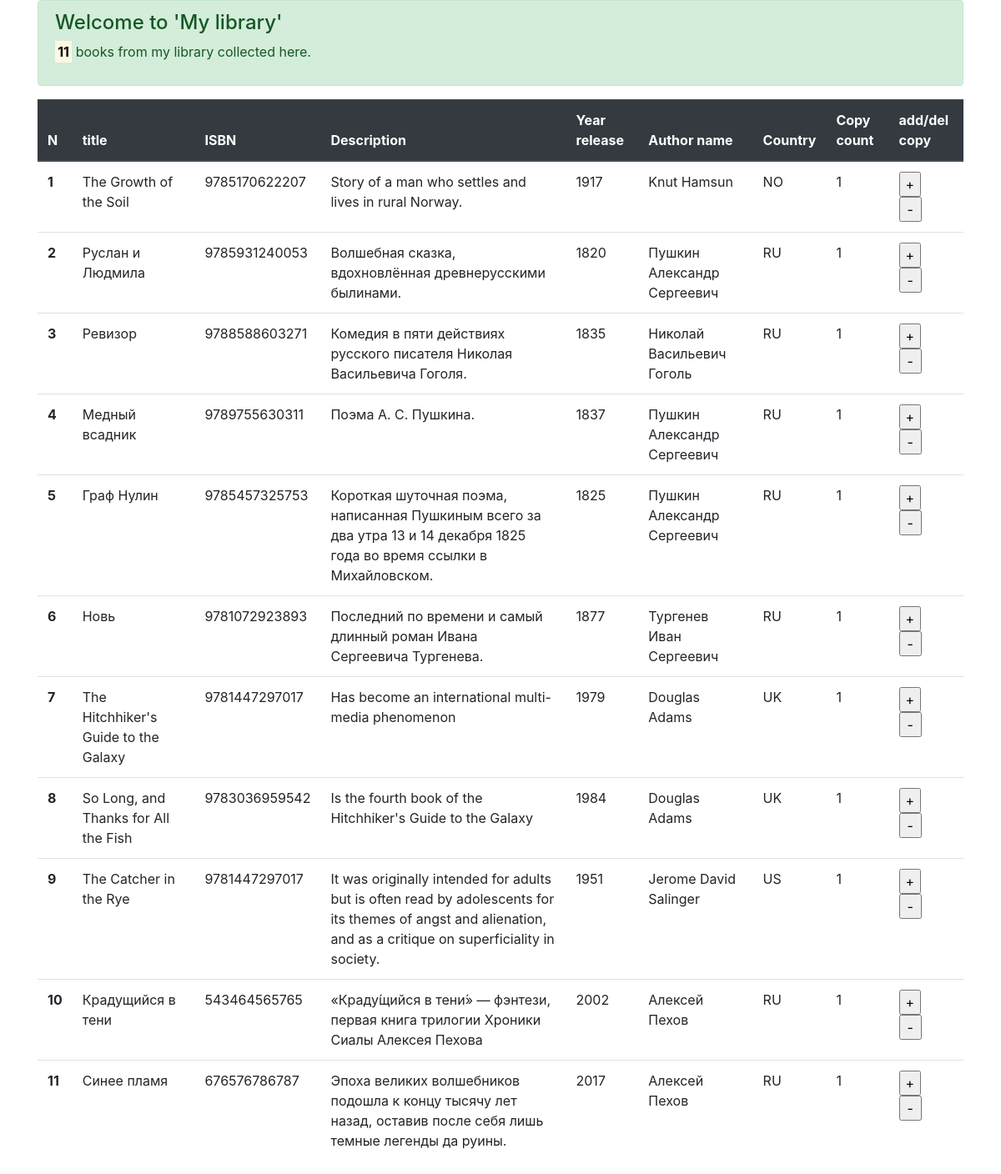
The app's page /index/ with its own data.
### p_library/models.py (models this page shows, shortened)
class Book(models.Model):
    ISBN = models.CharField(verbose_name='International standard of the "books number"', max_length=13)
    title = models.TextField(verbose_name='Book title')
    description = models.TextField(verbose_name='Description')
    year_release = models.SmallIntegerField(verbose_name='Year release')
    author = models.ForeignKey('p_library.Author', verbose_name='Author', on_delete=models.CASCADE,
                               related_name='book_author')
    copy_count = models.SmallIntegerField(verbose_name='Copy count', default=1)
    price= models.DecimalField(verbose_name='Price', max_digits=6, decimal_places=2, default=0)
    publishing_house = models.ForeignKey('p_library.Publishing_house', null=True, verbose_name='Publishing house',
                                         on_delete=models.CASCADE, related_name='book_ph')

class Author(models.Model):
    full_name = models.TextField(verbose_name='Full name')
    birth_year = models.SmallIntegerField(verbose_name='birth year')
    country = models.CharField(verbose_name='country' ,max_length=2)

### p_library/views.py (the view)
# urls.py: path('index/', views.index),
def index(request):
    template = loader.get_template('index.html')
    books = Book.objects.all()
    lib_data = {
        'title': 'My library',
        'books': books
    }
    return HttpResponse(template.render(lib_data, request))

### p_library/templates/index.html (shortened to what this page needs)
<!DOCTYPE html>
<html>
    <head>
        <link rel="stylesheet"
              href="https://stackpath.bootstrapcdn.com/bootstrap/4.5.0/css/bootstrap.min.css"
>
    </head>
    <body>
        <div class="container">
            <div class="alert alert-success" role="alert">
                <h4 class="alert-heading">Welcome to '{{ title }}'</h4>
                <p><mark><strong>{{ books|length }}</strong></mark> books from my library collected here.</p>
            </div>
            <table class="table">
                <thead class="thead-dark">
                    <tr>
                        <th scope="col">N</th>
                        <th scope="col">title</th>
                        <th scope="col">ISBN</th>
                        <th scope="col">Description</th>
                        <th scope="col">Year release</th>
                        <th scope="col">Author name</th>
                        <th scope="col">Country</th>
                        <th scope="col">Copy count</th>
                        <th scope="col">add/del copy</th>
                    </tr>
                </thead>
                <tbody>
                    {% for book in books %}
                    <tr>
                        <th scope="row">{{ forloop.counter }}</th>
                        <td>{{ book.title }}</td>
                        <td>{{ book.ISBN }}</td>
                        <td>{{ book.description }}</td>
                        <td>{{ book.year_release }}</td>
                        <td>{{ book.author.full_name }}</td>
                        <td>{{ book.author.country }}</td>
                        <td>{{ book.copy_count }}</td>
                        <td>
                            <form action="/index/book_increment/" method="post" enctype="multipart/form-data">
                                <input type="submit" value="+">
                            </form>
                            <form action="/index/book_decrement/" method="post" enctype="multipart/form-data">
                                <input class="px-2" type="submit" value="-">
                            </form>
                        </td>
                    </tr>
                    {% endfor %}
                </tbody>
            </table>
        </div>
    </body>
</html>

### records on screen
Book: title "The Growth of the Soil", ISBN "9785170622207", description "Story of a man who settles and lives in rural Norway.", year_release "1917", author.full_name "Knut Hamsun", author.country "NO", copy_count "1"
Book: title "Руслан и Людмила", ISBN "9785931240053", description "Волшебная сказка, вдохновлённая древнерусскими былинами.", year_release "1820", author.full_name "Пушкин Александр Сергеевич", author.country "RU", copy_count "1"
Book: title "Ревизор", ISBN "9788588603271", description "Комедия в пяти действиях русского писателя Николая Васильевича Гоголя.", year_release "1835", author.full_name "Николай Васильевич Гоголь", author.country "RU", copy_count "1"
Book: title "Медный всадник", ISBN "9789755630311", description "Поэма А. С. Пушкина.", year_release "1837", author.full_name "Пушкин Александр Сергеевич", author.country "RU", copy_count "1"
Book: title "Граф Нулин", ISBN "9785457325753", description "Короткая шуточная поэма, написанная Пушкиным всего за два утра 13 и 14 декабря 1825 года во время ссылки в Михайловском.", year_release "1825", author.full_name "Пушкин Александр Сергеевич", author.country "RU", copy_count "1"
Book: title "Новь", ISBN "9781072923893", description "Последний по времени и самый длинный роман Ивана Сергеевича Тургенева.", year_release "1877", author.full_name "Тургенев Иван Сергеевич", author.country "RU", copy_count "1"
Book: title "The Hitchhiker's Guide to the Galaxy", ISBN "9781447297017", description "Has become an international multi-media phenomenon", year_release "1979", author.full_name "Douglas Adams", author.country "UK", copy_count "1"
Book: title "So Long, and Thanks for All the Fish", ISBN "9783036959542", description "Is the fourth book of the Hitchhiker's Guide to the Galaxy", year_release "1984", author.full_name "Douglas Adams", author.country "UK", copy_count "1"
Book: title "The Catcher in the Rye", ISBN "9781447297017", description "It was originally intended for adults but is often read by adolescents for its themes of angst and alienation, and as a critique on superficiality in society.", year_release "1951", author.full_name "Jerome David Salinger", author.country "US", copy_count "1"
Book: title "Крадущийся в тени", ISBN "543464565765", description "«Краду́щийся в тени́» — фэнтези, первая книга трилогии Хроники Сиалы Алексея Пехова", year_release "2002", author.full_name "Алексей Пехов", author.country "RU", copy_count "1"
Book: title "Синее пламя", ISBN "676576786787", description "Эпоха великих волшебников подошла к концу тысячу лет назад, оставив после себя лишь темные легенды да руины.", year_release "2017", author.full_name "Алексей Пехов", author.country "RU", copy_count "1"

### other values on screen
{{ title }} "My library"
{{ books|length }} "11"
